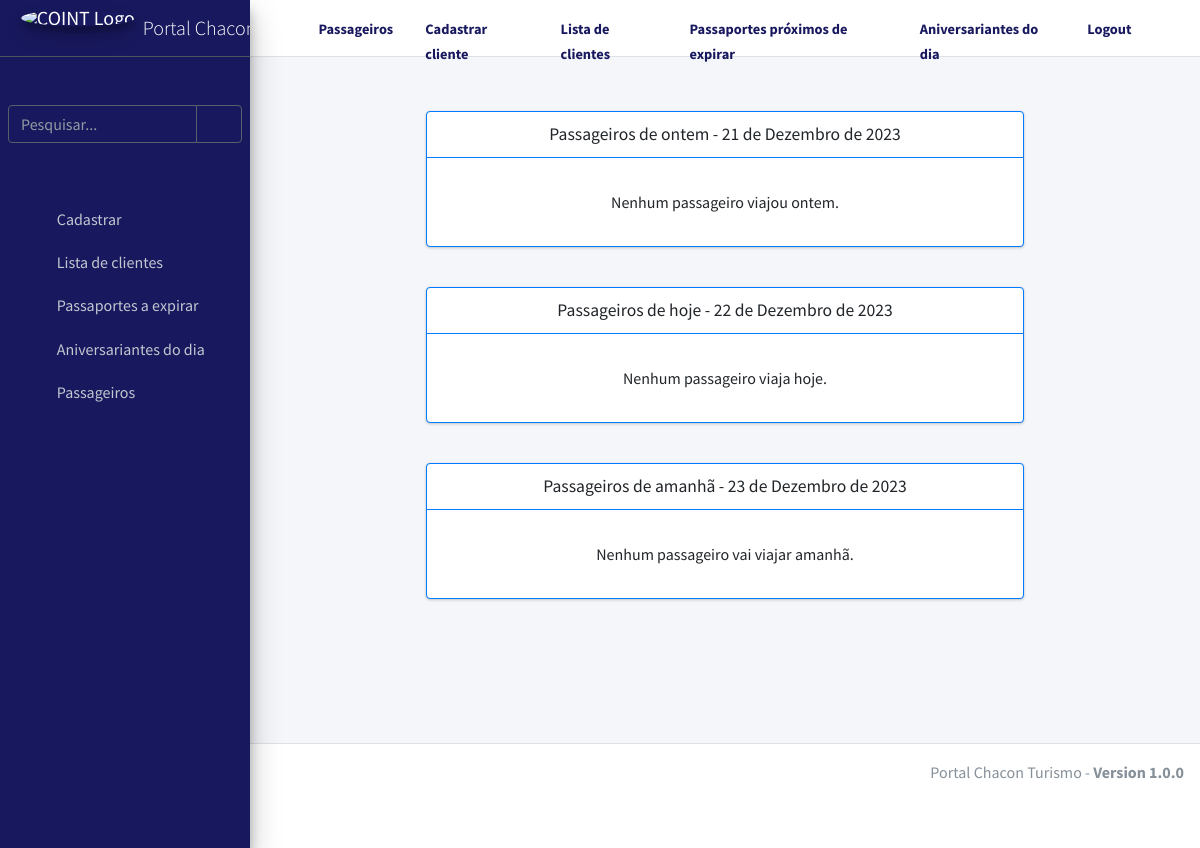
Before: / (signed in) with the older database file.
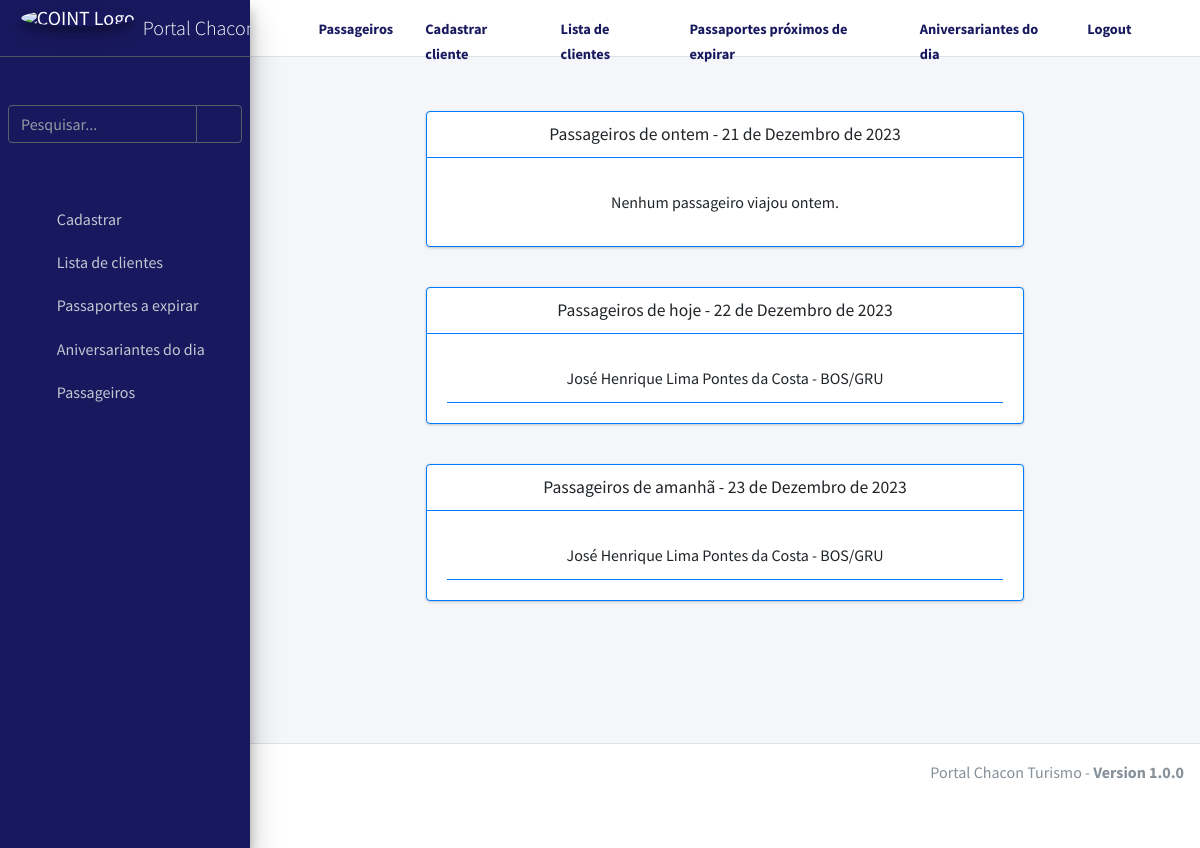
After: the same page with the newer database file.
### apps/app_exemplo/models.py (models this page shows, shortened)
class Viagens(models.Model):
    cliente = models.ForeignKey(Clientes, on_delete=models.CASCADE)
    destino = models.CharField("Destino", max_length=255, blank=True, null=True)
    dataida = models.DateField("Data da ida", blank=True, null=True)
    datavolta = models.DateField("Data da Volta", blank=True, null=True)

class Clientes(models.Model):
    nome = models.CharField("Nome", max_length=255, blank=True, null=True)
    sobrenome = models.CharField("Sobrenome", max_length=255, blank=True, null=True)
    datanascimento = models.DateField("Data de Nascimento", auto_now_add=False, blank=True, null=True )
    passaporte = models.CharField("Passaporte", max_length=255, blank=True, null=True)
    datavalidade = models.DateField("Data de Validade", auto_now_add=False, blank=True, null=True )
    contato = models.PositiveIntegerField("Contato", blank=True, null=True)
    cpfcnpj = models.CharField("CPF ou CNPJ", max_length=400, blank=True, null=True)
    endereco = models.CharField("Endereço", max_length=1000, blank=True, null=True)
    email = models.CharField("Email", max_length=400, blank=True, null=True)

### base/views.py (the view)
# urls.py: path('', ViagensView.as_view(), name='index'),
@method_decorator(login_required, name='dispatch')
class ViagensView(TemplateView):
    template_name = "base/index.html"
    def get_context_data(self, **kwargs):
        context = super().get_context_data(**kwargs)
        hoje = date.today()
        ontem = hoje - timedelta(days=1)
        amanha = hoje + timedelta(days=1)
        passageiros_ontem = Viagens.objects.filter(dataida=ontem) | Viagens.objects.filter(datavolta=ontem)
        passageiros_hoje = Viagens.objects.filter(dataida=hoje) | Viagens.objects.filter(datavolta=hoje)
        passageiros_amanha = Viagens.objects.filter(dataida=amanha) | Viagens.objects.filter(datavolta=amanha)
        context['passageiros_ontem'] = passageiros_ontem
        context['passageiros_hoje'] = passageiros_hoje
        context['passageiros_amanha'] = passageiros_amanha
        context['hoje'] = hoje
        context['ontem'] = ontem
        context['amanha'] = amanha
        return context

### base/templates/base/index.html
{% extends "base/base.html" %}
{% block content %}
<div class="container">
    <div class="row justify-content-center">
        <div class="col-12 col-md-12 col-lg-8">
            <div class="card border border-primary">
                <div class="card-header d-flex justify-content-center border-bottom border-primary">
                    <h5 class="card-title text-wrap text-break mb-0">Passageiros de ontem - {{ ontem }}</h5>
                </div>
                <div class="card-body">
                    <ul class="list-group list-group-flush">
                        {% for dado in passageiros_ontem %}
                            <li class="list-group-item border-bottom border-primary text-center">{{ dado.cliente.nome }} {{ dado.cliente.sobrenome }} - {{ dado.destino }}</li>
                        {% empty %}
                            <li class="list-group-item text-center">Nenhum passageiro viajou ontem.</li>
                        {% endfor %}
                    </ul>
                </div>
            </div>
        </div>
    </div>
    <div class="row justify-content-center mt-4">
        <div class="col-12 col-md-12 col-lg-8">
            <div class="card border border-primary">
                <div class="card-header d-flex justify-content-center border-bottom border-primary">
                    <h5 class="card-title text-wrap text-break mb-0">Passageiros de hoje - {{ hoje }}</h5>
                </div>
                <div class="card-body">
                    <ul class="list-group list-group-flush">
                        {% for dado in passageiros_hoje %}
                            <li class="list-group-item border-bottom border-primary text-center">{{ dado.cliente.nome }} {{ dado.cliente.sobrenome }} - {{ dado.destino }}</li>
                        {% empty %}
                            <li class="list-group-item text-center">Nenhum passageiro viaja hoje.</li>
                        {% endfor %}
                    </ul>
                </div>
            </div>
        </div>
    </div>
    <div class="row justify-content-center mt-4">
        <div class="col-12 col-md-12 col-lg-8">
            <div class="card border border-primary">
                <div class="card-header d-flex justify-content-center border-bottom border-primary">
                    <h5 class="card-title text-wrap text-break mb-0">Passageiros de amanhã - {{ amanha }}</h5>
                </div>
                <div class="card-body">
                    <ul class="list-group list-group-flush">
                        {% for dado in passageiros_amanha %}
                            <li class="list-group-item border-bottom border-primary text-center">{{ dado.cliente.nome }} {{ dado.cliente.sobrenome }} - {{ dado.destino }}</li>
                        {% empty %}
                            <li class="list-group-item text-center">Nenhum passageiro vai viajar amanhã.</li>
                        {% endfor %}
                    </ul>
                </div>
            </div>
        </div>
    </div>
</div>
{% endblock %}

Changed rows visible on the page:
added Viagens: cliente.nome "José Henrique", cliente.sobrenome "Lima Pontes da Costa", destino "BOS/GRU"
Other visible differences:
text no longer shown: "Nenhum passageiro viaja hoje. Nenhum passageiro vai viajar amanhã."
